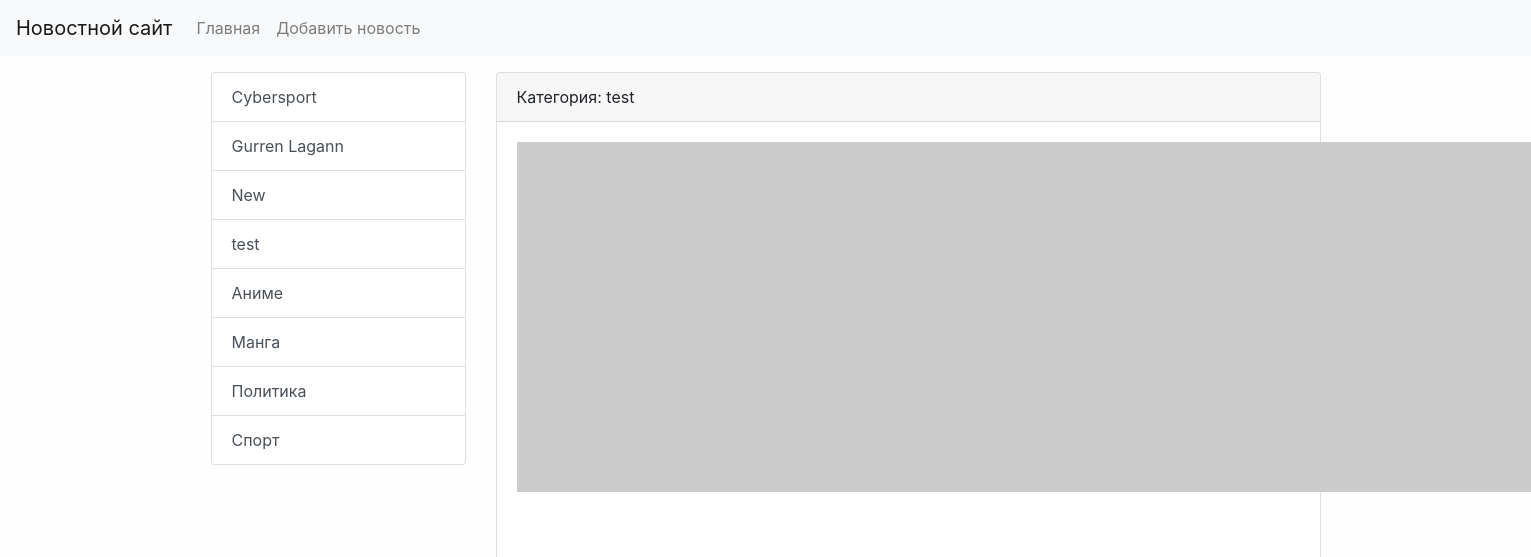
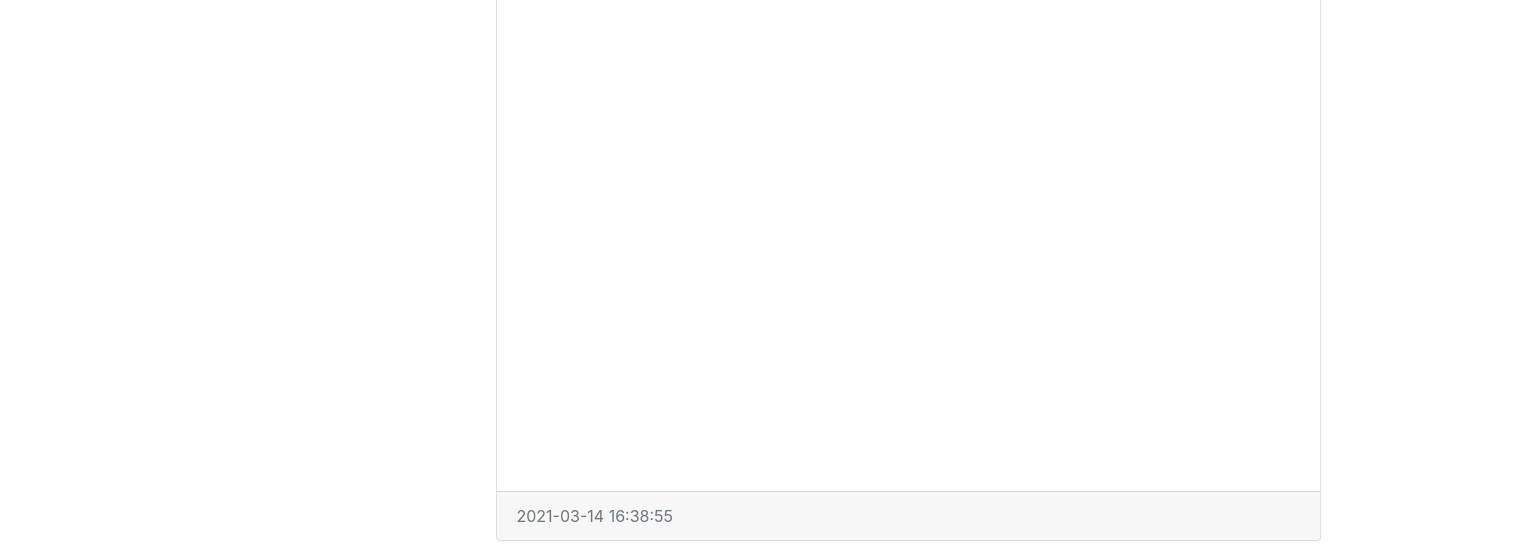
The page /category/1/ on the database as committed earlier (2 pictures, top to bottom).
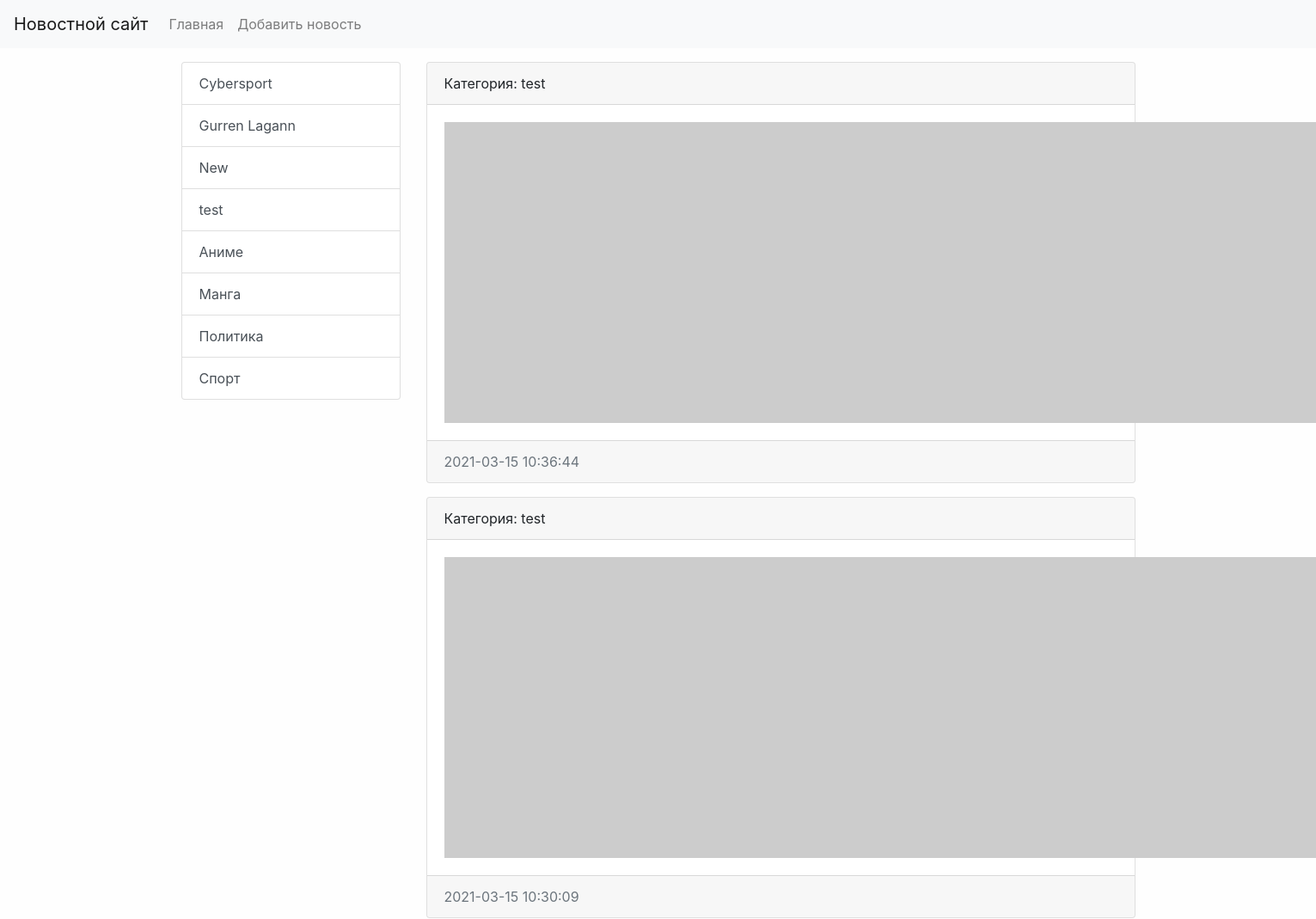
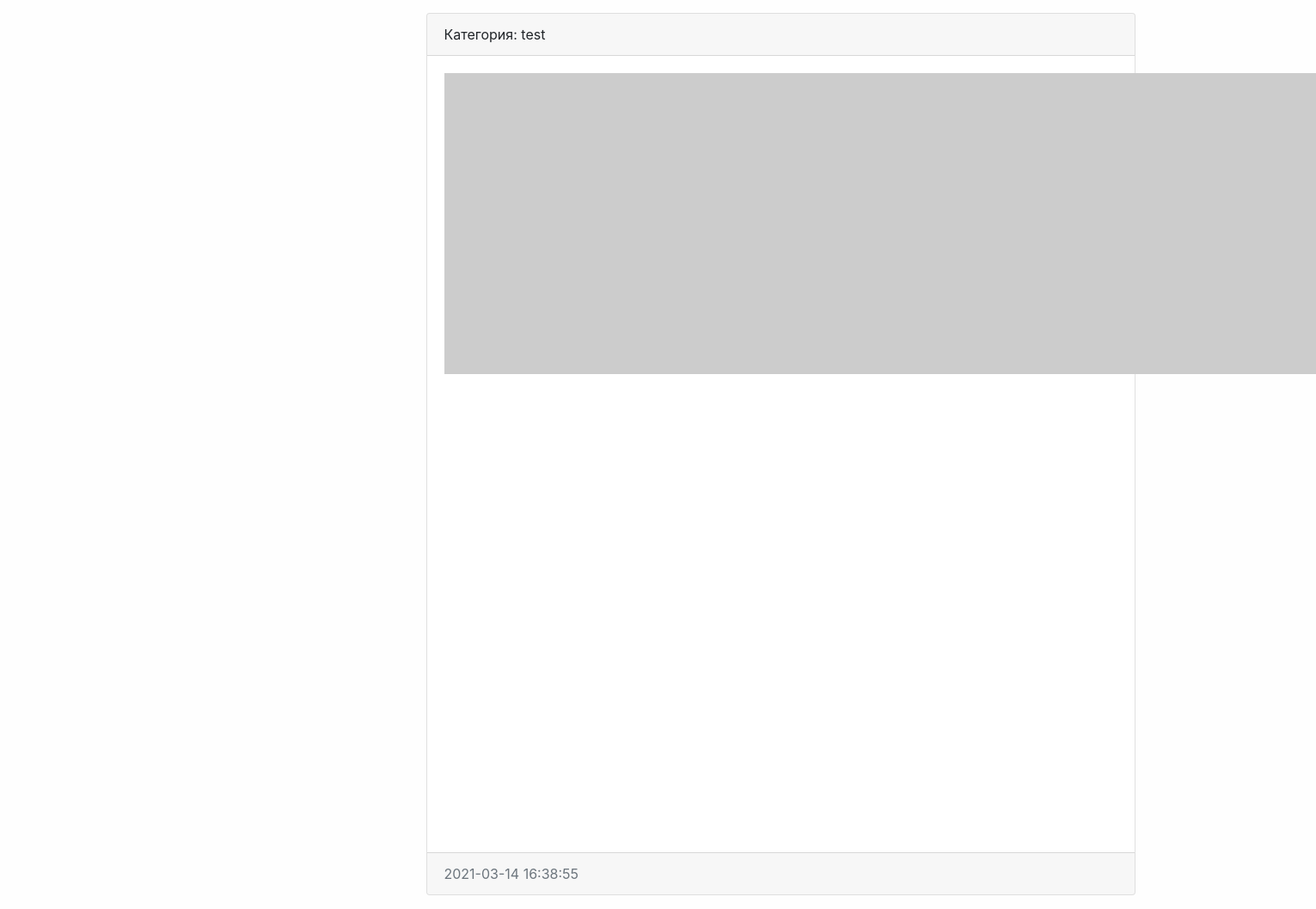
The same page on the database as committed later (2 pictures, top to bottom).
### news/models.py (models this page shows, shortened)
class Category(models.Model):
    title = models.CharField(max_length=150, db_index=True, verbose_name='Наименование категории')
    def get_absolute_url(self):
        return reverse('category', kwargs={"category_id": self.pk})
    def __str__(self):
        return self.title
    class Meta:
        verbose_name = 'Категория'
        verbose_name_plural = 'Категории'
        ordering = ['title']

class News(models.Model):
    title = models.CharField(max_length=150, verbose_name='Наименование')
    content = models.TextField(blank=True, verbose_name='Контент')
    created_at = models.DateTimeField(auto_now_add=True, verbose_name='Дата публикации')
    updated_at = models.DateTimeField(auto_now=True, verbose_name='Обновлено')
    photo = models.ImageField(upload_to='photos/%Y/%m/%d/', verbose_name='Фото', blank=True)
    is_published = models.BooleanField(default=True, verbose_name='Опубликовано')
    category = models.ForeignKey('Category', on_delete=models.PROTECT, verbose_name='Категория')
    class Meta:
        verbose_name = 'Новость'
        verbose_name_plural = 'Новости'
        ordering = ['-created_at']

### news/views.py (the view)
# urls.py: path('category/<int:category_id>/', get_category, name='category'),
def get_category(request, category_id):
    news = News.objects.filter(category_id=category_id)
    category = Category.objects.get(pk=category_id)
    return render(request, 'news/category.html', {'news': news, 'category': category})

### news/templatetags/news_tags.py (called while the page is built)
@register.inclusion_tag('news/list_categories.html')
def show_categories(arg1='Hello', arg2='world'):
    categories = Category.objects.all()
    return {"categories": categories, "arg1": arg1, "arg2": arg2}

### news/templates/news/category.html (shortened to what this page needs)
{% extends 'base.html' %}
{% block sidebar %}
{% include 'inc/_sidebar.html' %}
{% endblock %}
{% block content %}
{% for item in news %}
<div class="card mb-3">
    <div class="card-header">
        Категория: {{ item.category }}
    </div>
    <div class="card-body">
        <div class="media">
            {% if item.photo %}
            <img src="{{ item.photo.url }}" alt="" width="350" class="mr-3">
            {% else %}
            <img src="https://picsum.photos/id/1060/350/235/?blur=2" alt="" class="mr-3">
            {% endif %}
        </div>
    </div>
    <div class="card-footer text-muted">
        {{ item.created_at|date:"Y-m-d H:i:s" }}
    </div>
</div>
{% endfor %}
{% endblock %}

### news/templates/news/list_categories.html
<div class="list-group">
    {% for item in categories %}
    <a href="{{ item.get_absolute_url }}" class="list-group-item list-group-item-action">{{ item.title }}</a>
    {% endfor %}
</div>

Rows that differ between the two databases and show on the page:
added News: category "test", created_at "2021-03-15 10:36:44"
added News: category "test", created_at "2021-03-15 10:30:09"
